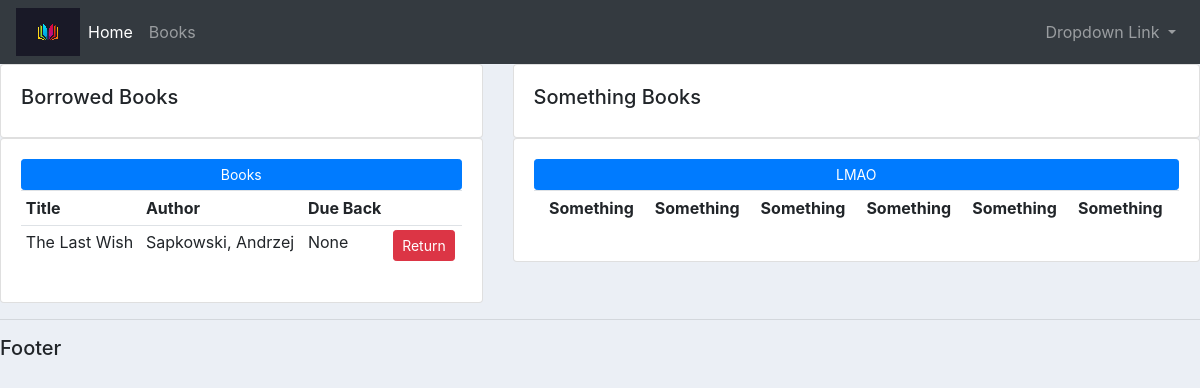
/catalog/borrow/64113ee0-749b-4c75-96af-627e813111b4/, run on the app's committed database.
### catalog/models.py (models this page shows, shortened)
class BookInstance(models.Model):
	id = models.UUIDField(primary_key=True, default=uuid.uuid4, help_text='Unique ID')
	book = models.ForeignKey('Book', on_delete=models.SET_NULL, null=True)
	due_back = models.DateField(null=True, blank=True)
	LOAN_STATUS = (('a', 'Available'),
		('r', 'Reserved'),)
	status = models.CharField(max_length=1,
		choices= LOAN_STATUS,
		blank = True,
		default = 'm',
		help_text = 'Book Availability',)
	class Meta:
		ordering = ['due_back']

class Book(models.Model):
    title = models.CharField(max_length=200)
    author = models.ForeignKey('Author', on_delete=models.SET_NULL, null = True)
    summary = models.TextField(max_length=1000, help_text='Enter a brief description of the book')
    isbn = models.CharField('ISBN', max_length=13, help_text='13 Character ISBN Number')
    review = models.TextField(max_length=1000, help_text='Give the book a review', null = True, blank=True)
    publisher = models.ForeignKey('Publisher', on_delete=models.SET_NULL, null=True, blank = True)
    yearPub = models.DateField(null=True, )
    def __str__(self):
        return self.title

class Author(models.Model):
	first_name = models.CharField(max_length=100)
	last_name = models.CharField(max_length=100)
	date_of_birth = models.DateField(null = True, blank = True)
	date_of_death = models.DateField('Died', null=True, blank=True)
	class Meta:
		ordering = ['last_name', 'first_name']
	def __str__(self):
		return f'{self.last_name}, {self.first_name}'

### catalog/views.py (the view)
# urls.py: path('borrow/<str:pk>/', views.reserveBook, name='reserve'),
def reserveBook(request, pk):
    reserve = BookInstance.objects.get(id=str(pk))
    reserve.status = 'r'
    reserve.save()
    return home(request, {'reserve':reserve})

### catalog/views.py (called while the page is built)
def home(request, context=None):
    borrow = BookInstance.objects.filter(status='r')
    return render(request, 'catalog/dashboard.html', {'borrow':borrow})

### catalog/templates/catalog/dashboard.html
{% extends 'catalog/main.html'%}
{% block content%}
	<div  class="row">
		<div class="col-md-5">
			<div class="card card-body">
				<h5>Borrowed Books</h5>
			</div>
			<div class="card card-body">
				<a class="btn btn-primary btn-sm btn-block" href="">Books</a>
				<table class="table table-sm">
					<tr>
						<th>Title</th>
						<th>Author</th>
						<th>Due Back</th>
						<th></th>
					</tr>
					{% for i in borrow %}
					<tr>
						<td>{{i.book}}</td>
						<td>{{i.book.author}}</td>
						<td>{{i.due_back}}</td>
						<td><a href="{% url 'ret' i.id %}" class="btn btn-sm btn-danger">Return</a></td>
					</tr>
					{% endfor %}
				</table>
			</div>
		</div>
		<div class="col-md-7">
			<div class="card card-body">
				<h5>Something Books</h5>
			</div>
			<div class="card card-body">
				<a class="btn btn-primary btn-sm btn-block" href="">LMAO</a>
				<table class="table table-sm">
					<tr>
						<th></th>
						<th>Something</th>
						<th>Something</th>
						<th>Something</th>
						<th>Something</th>
						<th>Something</th>
						<th>Something</th>
					</tr>
				</table>
			</div>
		</div>
	</div>
{% endblock content%}

### static/css/main.css (style rules this page uses)
body { background-color: #ebeff5 }

### data on the page
BookInstance: book "The Last Wish", book.author "Sapkowski, Andrzej", due_back "None"
